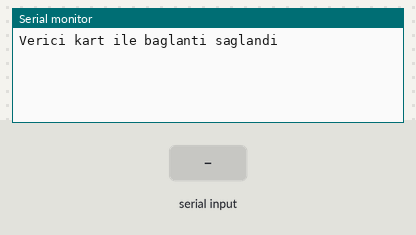
The sketch below on a simulated Arduino Uno, built with avr-gcc and run on an emulated ATmega328P. On the bench: the last lines printed to the serial monitor. Inputs (shaded band) come from the test bench. No radio packets arrive unless stated.

Above: at 1.2 s.
1.3 s: "1\n" received over Serial
At 2.5 s:
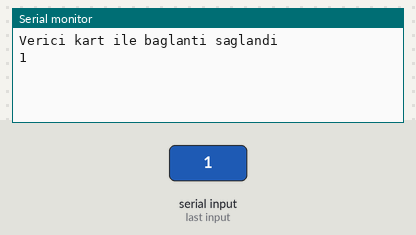
2.8 s: "0\n" received over Serial
At 3.8 s:
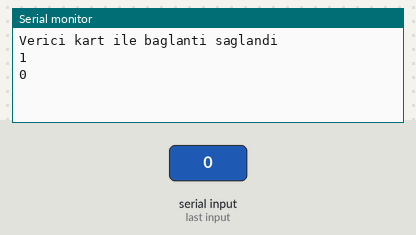
4.3 s: "2\n" received over Serial
At 4.9 s:
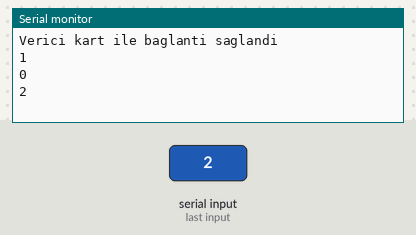

The sketch:

verici.ino
```cpp
#include <SPI.h>
#include <nRF24L01.h>
#include <RF24.h>

const byte address[6] = "AtakHan";
char teststr[32];
RF24 radio(9, 10);

void setup() {
  Serial.begin(2000000);
  Serial.println("Verici kart ile baglanti saglandi");

  radio.begin();
  radio.setDataRate( RF24_250KBPS );
  radio.setPALevel(RF24_PA_MAX);
  radio.openWritingPipe(address);
}

void loop() {
  if (Serial.available()) {
    // Gelen veriyi oku
    String input = Serial.readStringUntil('\n');

    // Stringi char dizisine kopyala ve sonuna null karakter ekle
    input.toCharArray(teststr, sizeof(teststr));

    // Veriyi radyo modülü aracılığıyla gönder
    radio.write(&teststr, sizeof(teststr));

    // Gelen veriyi seri port üzerinden tekrar gönder
    Serial.println(teststr);
  }

  // Bağlantı kontrolü
  if (!radio.isChipConnected()) {
    // Bağlantı kesildi, tekrar bağlan
    Serial.println("Baglanti kesildi, tekrar baglaniliyor...");
    radio.begin();
    radio.setDataRate( RF24_250KBPS );
    radio.setPALevel(RF24_PA_MAX);
    radio.openWritingPipe(address);
    Serial.println("Baglanti yeniden saglandi");
  }

}
```

Measured:
- after the input at 1.3 s, the serial monitor: prints a new line at once (image 1)
- after the input at 2.8 s, the serial monitor: prints a new line at once (image 2)
- after the input at 4.3 s, the serial monitor: prints a new line at once (image 3)
